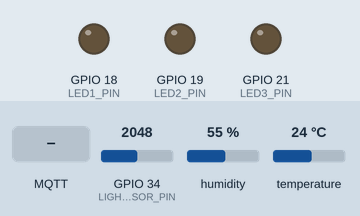
The sketch below on a simulated ESP32. Shown: output pins drawn as LEDs (lit = HIGH). The inputs (shaded band) are chosen by the test bench; at power-on: GPIO 34 (LIGHT_SENSOR_PIN) = 2048, humidity 55 %, temperature 24 °C (analog values on the 0–4095 scale). WiFi joins after 1.5 s; servers stay silent unless stated; no MQTT or app messages arrive unless stated; what the sketch prints to the serial monitor is not drawn.

Above: at 2.7 s.
2.8 s: MQTT message "led1 on" arrives on the first subscribed topic
At 4.1 s:
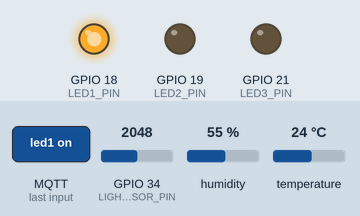
5.1 s: MQTT message "led2 on" arrives on the first subscribed topic
At 6.5 s:
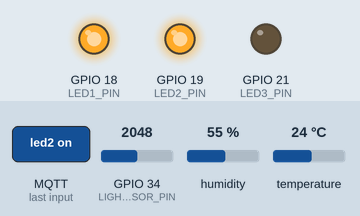
7.1 s: MQTT message "led1 off" arrives on the first subscribed topic
At 8.8 s:
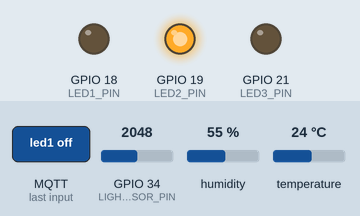
9.1 s: MQTT message "led3 on" arrives on the first subscribed topic
At 10.2 s:
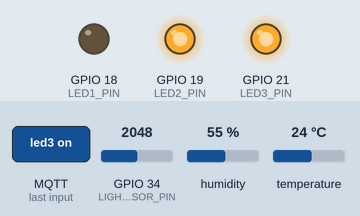
11.1 s: MQTT message "led2 off" arrives on the first subscribed topic
At 12.6 s:
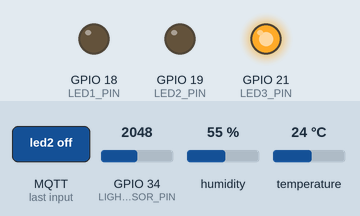
13.2 s: MQTT message "led all on" arrives on the first subscribed topic
At 15.0 s:
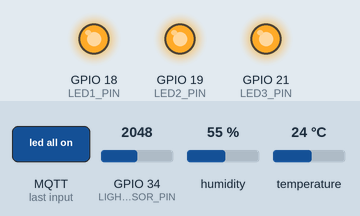
Timing chart, 0 to 16.2 s (numbered marks = the images above; inputs shaded):
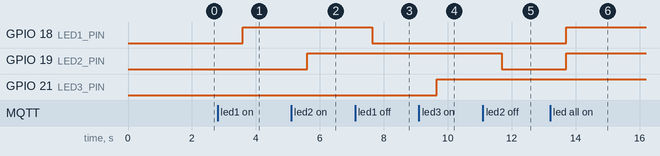

The sketch:

codeESP32.ino
```cpp
#include <Adafruit_Sensor.h>
#include <DHT.h>
#include <DHT_U.h>
#include <WiFi.h>

#include <PubSubClient.h>

#define DHTPIN 22      // Chân Data của DHT11 nối với GPIO 22 (D2)
#define DHTTYPE DHT11 // Loại cảm biến DHT11

#define LIGHT_SENSOR_PIN 34 // Chân Analog Out của cảm biến ánh sáng nối với GPIO 22 (D22)
#define LED1_PIN 18           // Chân dương của đèn LED nối với GPIO 18 (D18)
#define LED2_PIN 19           // Chân dương của đèn LED nối với GPIO 19 (D19)
#define LED3_PIN 21           // Chân dương của đèn LED nối với GPIO 21 (D21)

DHT dht(DHTPIN, DHTTYPE);

bool ledState = false; // Trạng thái của đèn LED

// Thông tin Wi-Fi: Tên wifi & password
const char* ssid = "TrMyWF";
const char* password = "12345678";

// Thông tin MQTT: đổi cổng sang 2003 và username + password
const char* mqttServer = "192.168.157.195"; // ipconfig trên cmd laptop rồi copy cái ipv4 của cái Wifi vào đây
const int mqttPort = 2003; // Thay đổi cổng nếu cần
const char* mqttUser = "doanthitramy";
const char* mqttPassword = "123";

WiFiClient espClient;
PubSubClient client(espClient);

// Hàm để kết nối đến Wi-Fi
void setup_wifi() {
  delay(10);
  WiFi.begin(ssid, password);
  while (WiFi.status() != WL_CONNECTED) {
    delay(500);
    // Serial.print(".");
  }
  Serial.println("Connected to WiFi");
}

// Hàm nhận tin nhắn từ MQTT để bật tắt đèn
void callback(char* topic, byte* message, unsigned int length) {
  String command;
  for (int i = 0; i < length; i++) {
    command += (char)message[i];
  }

  // Serial.print("Received message: ");
  // Serial.println(command);  // In ra tin nhắn nhận được ( muốn xem có lỗi ko thì bật 2 cái này lên)

  // Serial.print(" on topic: ");
  // Serial.println(topic); // In ra topic


    // Kiểm tra xem topic có phải là "dulieu" không-------------------------------------
    if (String(topic) == "dulieu") {
      if (command == "led1 on") { // dùng led1 on, led1 off để bật tắt đèn 1. Tương tự với các đèn khác
        digitalWrite(LED1_PIN, HIGH);
        // Serial.println("LED 1 is ON");
        client.publish("dulieu", "turned led1 on");
      } else if (command == "led1 off") {
        digitalWrite(LED1_PIN, LOW);
        // Serial.println("LED 1 is OFF");
        client.publish("dulieu", "turned led1 off");
      } else if (command == "led2 on") {
        digitalWrite(LED2_PIN, HIGH);
        // Serial.println("LED 2 is ON");
        client.publish("dulieu", "turned led2 on");
      } else if (command == "led2 off") {
        digitalWrite(LED2_PIN, LOW);
        // Serial.println("LED 2 is OFF");
        client.publish("dulieu", "turned led2 off");
      } else if (command == "led3 on") {
        digitalWrite(LED3_PIN, HIGH);
        // Serial.println("LED 3 is ON");
        client.publish("dulieu", "turned led3 on");
      } else if (command == "led3 off") {
        digitalWrite(LED3_PIN, LOW);
        // Serial.println("LED 3 is OFF");
        client.publish("dulieu", "turned led3 off");
      }
      else if (command == "led all on"){
        digitalWrite(LED1_PIN, HIGH);
        digitalWrite(LED2_PIN, HIGH);
        digitalWrite(LED3_PIN, HIGH);
        // Serial.println("LED ALL is ON");
      }
      else if (command == "led all off"){
        digitalWrite(LED1_PIN, LOW);
        digitalWrite(LED2_PIN, LOW);
        digitalWrite(LED3_PIN, LOW);
        // Serial.println("LED ALL is OFF");
      }

    }


}


void setup() {
  Serial.begin(115200);
  dht.begin();
  //pinMode(LIGHT_SENSOR_PIN, INPUT);
  analogReadResolution(12);  // Đặt độ phân giải ADC về 12-bit (0 - 4095)
  pinMode(LED1_PIN, OUTPUT);
  pinMode(LED2_PIN, OUTPUT);
  pinMode(LED3_PIN, OUTPUT);

  setup_wifi();
  client.setServer(mqttServer, mqttPort);
  client.setCallback(callback);

}

void reconnect() {
  while (!client.connected()) {
    if (client.connect("ESP32Client", mqttUser, mqttPassword)) {
      Serial.println("Connected to MQTT Broker!");
      client.subscribe("dulieu"); // Đăng ký topic điều khiển LED ----------------------------------------
      Serial.println("Subscribed to topic: dulieu");
    } else {
      Serial.print("Khong ket noi dc voi MQTT Broker, return code: ");
      Serial.println(client.state());
      delay(1000);
    }
  }
}

void loop() {
  if (!client.connected()) {
    reconnect();
  }
  client.loop();
  // Đọc dữ liệu từ DHT11
  float humidity = dht.readHumidity();
  float temperature = dht.readTemperature();

  // Đọc dữ liệu từ cảm biến ánh sáng
  int lightLevel = analogRead(LIGHT_SENSOR_PIN);
  int lux = map(lightLevel, 0, 4095, 1000, 0); // Giả lập giá trị lux (quy đổi trông cho trực quan hơn chứ không chính xác)
                                                // Giá trị tối đa 1000 lux, tối thiểu 0 lux


  if (isnan(humidity) || isnan(temperature)) {
    String payload = String("Loi doc cam bien DHT11! - ")  + " Light Level:" + lux + " lux";
    client.publish("dulieu", payload.c_str());
  } else {
    // Gửi dữ liệu lên MQTT
    String payload = String("Humidity: ") + humidity + " % Temperature: " + temperature + " *C" + " Light Level:" + lux + " lux";
    client.publish("dulieu", payload.c_str()); // Gửi dữ liệu lên topic -------------------------------------
  }


  delay(2000); // Đợi 2 giây trước khi đọc lại dữ liệu
}
```

Measured:
- after the input at 2.8 s, GPIO 18 (LED1_PIN): LOW → HIGH after 0.79 s
- after the input at 5.1 s, GPIO 19 (LED2_PIN): LOW → HIGH after 0.51 s
- after the input at 7.1 s, GPIO 18 (LED1_PIN): HIGH → LOW after 0.54 s
- after the input at 9.1 s, GPIO 21 (LED3_PIN): LOW → HIGH after 0.56 s
- after the input at 11.1 s, GPIO 19 (LED2_PIN): HIGH → LOW after 0.59 s
- after the input at 13.2 s, GPIO 18 (LED1_PIN), GPIO 19 (LED2_PIN): LOW → HIGH after 0.51 s
